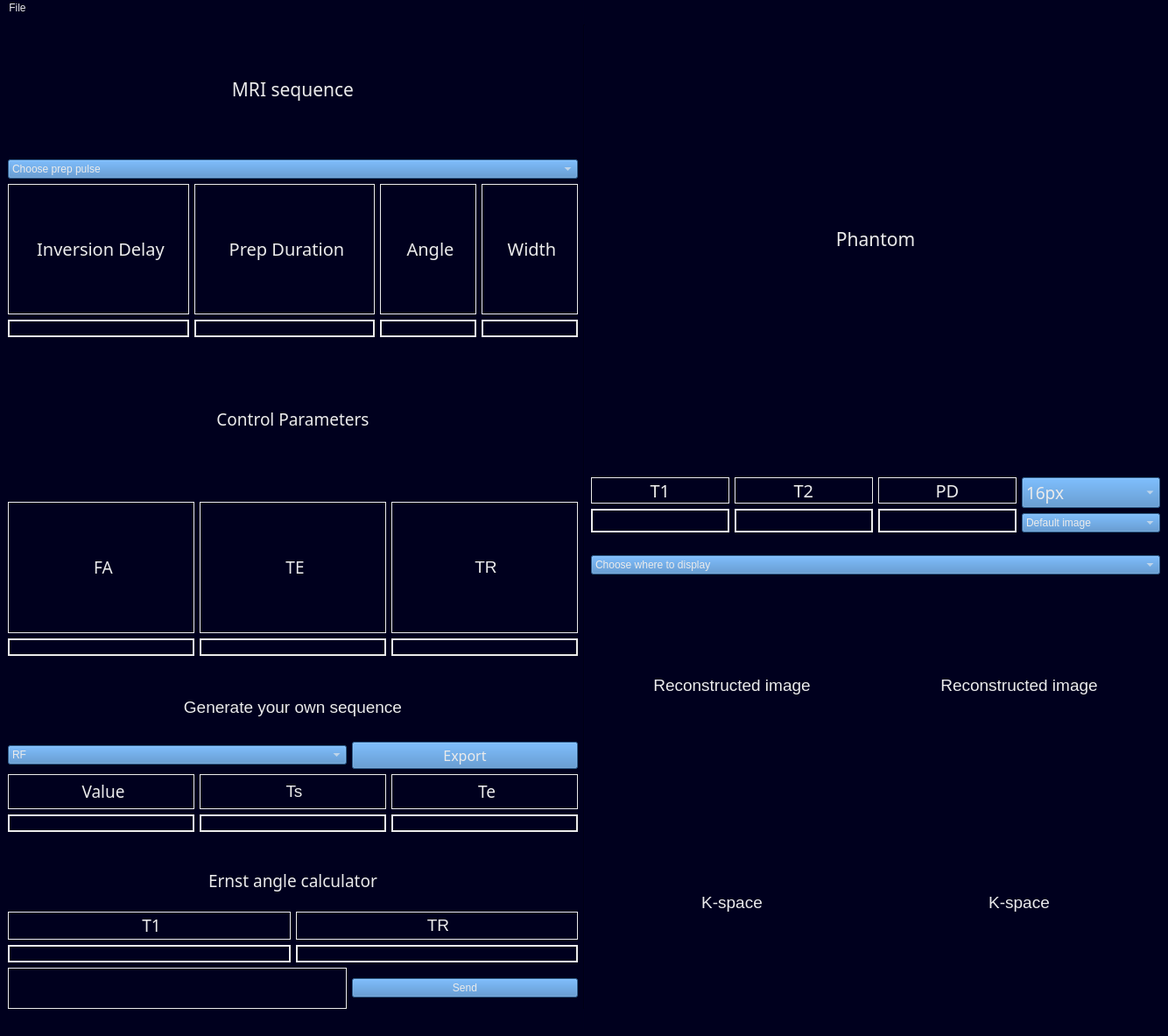
<?xml version="1.0" encoding="UTF-8"?>
<ui version="4.0">
 <class>MainWindow</class>
 <widget class="QMainWindow" name="MainWindow">
  <property name="geometry">
   <rect>
    <x>0</x>
    <y>0</y>
    <width>1334</width>
    <height>1183</height>
   </rect>
  </property>
  <property name="windowTitle">
   <string>MainWindow</string>
  </property>
  <property name="styleSheet">
   <string notr="true">color: rgb(235, 235, 235);
background: rgb(0, 0, 30);</string>
  </property>
  <widget class="QWidget" name="centralwidget">
   <layout class="QHBoxLayout" name="horizontalLayout_11">
    <item>
     <layout class="QVBoxLayout" name="verticalLayout_10">
      <item>
       <layout class="QVBoxLayout" name="verticalLayout_9">
        <item>
         <widget class="QLabel" name="label_4">
          <property name="font">
           <font>
            <family>Franklin Gothic Demi</family>
            <pointsize>16</pointsize>
            <weight>50</weight>
            <italic>false</italic>
            <bold>false</bold>
           </font>
          </property>
          <property name="styleSheet">
           <string notr="true">font: 16pt &quot;Franklin Gothic Demi&quot;;
color: rgb(235, 235, 235);</string>
          </property>
          <property name="text">
           <string>&lt;html&gt;&lt;head/&gt;&lt;body&gt;&lt;p align=&quot;center&quot;&gt;MRI sequence&lt;/p&gt;&lt;/body&gt;&lt;/html&gt;</string>
          </property>
         </widget>
        </item>
        <item>
         <layout class="QVBoxLayout" name="verticalLayout_25"/>
        </item>
        <item>
         <widget class="QComboBox" name="Prep_pulse_comboBox">
          <property name="styleSheet">
           <string notr="true">color: rgb(235, 235, 235);
font: 14pt &quot;Franklin Gothic Demi&quot;;
background: rgb(65, 130, 195);</string>
          </property>
          <item>
           <property name="text">
            <string>Choose prep pulse</string>
           </property>
          </item>
          <item>
           <property name="text">
            <string>T1 prep </string>
           </property>
          </item>
          <item>
           <property name="text">
            <string>T2 prep</string>
           </property>
          </item>
          <item>
           <property name="text">
            <string>third prep</string>
           </property>
          </item>
         </widget>
        </item>
       </layout>
      </item>
      <item>
       <layout class="QHBoxLayout" name="Control_Prep_Pulse_Layout">
        <item>
         <layout class="QVBoxLayout" name="Inv_Delay_Layout">
          <item>
           <widget class="QLabel" name="label_24">
            <property name="font">
             <font>
              <family>Franklin Gothic Demi</family>
              <pointsize>15</pointsize>
              <weight>50</weight>
              <italic>false</italic>
              <bold>false</bold>
             </font>
            </property>
            <property name="styleSheet">
             <string notr="true">font: 15pt &quot;Franklin Gothic Demi&quot;;</string>
            </property>
            <property name="frameShape">
             <enum>QFrame::Box</enum>
            </property>
            <property name="text">
             <string>&lt;html&gt;&lt;head/&gt;&lt;body&gt;&lt;p align=&quot;center&quot;&gt;Inversion Delay&lt;/p&gt;&lt;/body&gt;&lt;/html&gt;</string>
            </property>
           </widget>
          </item>
          <item>
           <widget class="QLineEdit" name="Inv_Delay_Line_Edit">
            <property name="styleSheet">
             <string notr="true">color: rgb(235, 235, 235);
background-color: rgb(0, 0, 30);
font: 12pt &quot;Franklin Gothic Demi&quot;;
border: 2px solid;
border-color: rgb(235, 235, 235);
</string>
            </property>
           </widget>
          </item>
         </layout>
        </item>
        <item>
         <layout class="QVBoxLayout" name="T2Prep_Layout">
          <item>
           <widget class="QLabel" name="label_25">
            <property name="font">
             <font>
              <family>Franklin Gothic Demi</family>
              <pointsize>15</pointsize>
              <weight>50</weight>
              <italic>false</italic>
              <bold>false</bold>
             </font>
            </property>
            <property name="styleSheet">
             <string notr="true">font: 15pt &quot;Franklin Gothic Demi&quot;;</string>
            </property>
            <property name="frameShape">
             <enum>QFrame::Box</enum>
            </property>
            <property name="text">
             <string>&lt;html&gt;&lt;head/&gt;&lt;body&gt;&lt;p align=&quot;center&quot;&gt;Prep Duration&lt;/p&gt;&lt;/body&gt;&lt;/html&gt;</string>
            </property>
           </widget>
          </item>
          <item>
           <widget class="QLineEdit" name="Prep_Duration_Line_Edit">
            <property name="styleSheet">
             <string notr="true">color: rgb(235, 235, 235);
background-color: rgb(0, 0, 30);
font: 12pt &quot;Franklin Gothic Demi&quot;;
border: 2px solid;
border-color: rgb(235, 235, 235);
</string>
            </property>
           </widget>
          </item>
         </layout>
        </item>
        <item>
         <layout class="QVBoxLayout" name="Tagging_layout">
          <item>
           <layout class="QHBoxLayout" name="horizontalLayout">
            <item>
             <widget class="QLabel" name="label_26">
              <property name="font">
               <font>
                <family>Franklin Gothic Demi</family>
                <pointsize>15</pointsize>
                <weight>50</weight>
                <italic>false</italic>
                <bold>false</bold>
               </font>
              </property>
              <property name="styleSheet">
               <string notr="true">font: 15pt &quot;Franklin Gothic Demi&quot;;</string>
              </property>
              <property name="frameShape">
               <enum>QFrame::Box</enum>
              </property>
              <property name="text">
               <string>&lt;html&gt;&lt;head/&gt;&lt;body&gt;&lt;p align=&quot;center&quot;&gt;Angle&lt;/p&gt;&lt;/body&gt;&lt;/html&gt;</string>
              </property>
             </widget>
            </item>
            <item>
             <widget class="QLabel" name="label_27">
              <property name="font">
               <font>
                <family>Franklin Gothic Demi</family>
                <pointsize>15</pointsize>
                <weight>50</weight>
                <italic>false</italic>
                <bold>false</bold>
               </font>
              </property>
              <property name="styleSheet">
               <string notr="true">font: 15pt &quot;Franklin Gothic Demi&quot;;</string>
              </property>
              <property name="frameShape">
               <enum>QFrame::Box</enum>
              </property>
              <property name="text">
               <string>&lt;html&gt;&lt;head/&gt;&lt;body&gt;&lt;p align=&quot;center&quot;&gt;Width&lt;/p&gt;&lt;/body&gt;&lt;/html&gt;</string>
              </property>
             </widget>
            </item>
           </layout>
          </item>
          <item>
           <layout class="QHBoxLayout" name="horizontalLayout_9">
            <item>
             <widget class="QLineEdit" name="Tag_Angle_Line_Edit">
              <property name="styleSheet">
               <string notr="true">color: rgb(235, 235, 235);
background-color: rgb(0, 0, 30);
font: 12pt &quot;Franklin Gothic Demi&quot;;
border: 2px solid;
border-color: rgb(235, 235, 235);
</string>
              </property>
             </widget>
            </item>
            <item>
             <widget class="QLineEdit" name="Tag_Width_Line_Edit">
              <property name="styleSheet">
               <string notr="true">color: rgb(235, 235, 235);
background-color: rgb(0, 0, 30);
font: 12pt &quot;Franklin Gothic Demi&quot;;
border: 2px solid;
border-color: rgb(235, 235, 235);
</string>
              </property>
             </widget>
            </item>
           </layout>
          </item>
         </layout>
        </item>
       </layout>
      </item>
      <item>
       <widget class="QLabel" name="label_15">
        <property name="font">
         <font>
          <family>Franklin Gothic Demi</family>
          <pointsize>16</pointsize>
          <weight>50</weight>
          <italic>false</italic>
          <bold>false</bold>
         </font>
        </property>
        <property name="styleSheet">
         <string notr="true">font: 16pt &quot;Franklin Gothic Demi&quot;;
color: rgb(235, 235, 235);</string>
        </property>
        <property name="frameShape">
         <enum>QFrame::NoFrame</enum>
        </property>
        <property name="text">
         <string>&lt;html&gt;&lt;head/&gt;&lt;body&gt;&lt;p align=&quot;center&quot;&gt;&lt;span style=&quot; font-size:14pt;&quot;&gt;Control Parameters&lt;/span&gt;&lt;/p&gt;&lt;/body&gt;&lt;/html&gt;</string>
        </property>
       </widget>
      </item>
      <item>
       <layout class="QHBoxLayout" name="horizontalLayout_10">
        <item>
         <layout class="QVBoxLayout" name="verticalLayout">
          <item>
           <widget class="QLabel" name="label_16">
            <property name="font">
             <font>
              <family>Franklin Gothic Demi</family>
              <pointsize>15</pointsize>
              <weight>50</weight>
              <italic>false</italic>
              <bold>false</bold>
             </font>
            </property>
            <property name="styleSheet">
             <string notr="true">font: 15pt &quot;Franklin Gothic Demi&quot;;</string>
            </property>
            <property name="frameShape">
             <enum>QFrame::Box</enum>
            </property>
            <property name="text">
             <string>&lt;html&gt;&lt;head/&gt;&lt;body&gt;&lt;p align=&quot;center&quot;&gt;&lt;span style=&quot; font-size:14pt;&quot;&gt;FA&lt;/span&gt;&lt;/p&gt;&lt;/body&gt;&lt;/html&gt;</string>
            </property>
           </widget>
          </item>
          <item>
           <widget class="QLineEdit" name="FA_Line_Edit">
            <property name="styleSheet">
             <string notr="true">color: rgb(235, 235, 235);
background-color: rgb(0, 0, 30);
font: 12pt &quot;Franklin Gothic Demi&quot;;
border: 2px solid;
border-color: rgb(235, 235, 235);
</string>
            </property>
           </widget>
          </item>
         </layout>
        </item>
        <item>
         <layout class="QVBoxLayout" name="verticalLayout_2">
          <item>
           <widget class="QLabel" name="label_17">
            <property name="font">
             <font>
              <family>Franklin Gothic Demi</family>
              <pointsize>15</pointsize>
              <weight>50</weight>
              <italic>false</italic>
              <bold>false</bold>
             </font>
            </property>
            <property name="styleSheet">
             <string notr="true">font: 15pt &quot;Franklin Gothic Demi&quot;;</string>
            </property>
            <property name="frameShape">
             <enum>QFrame::Box</enum>
            </property>
            <property name="text">
             <string>&lt;html&gt;&lt;head/&gt;&lt;body&gt;&lt;p align=&quot;center&quot;&gt;&lt;span style=&quot; font-size:14pt;&quot;&gt;TE&lt;/span&gt;&lt;/p&gt;&lt;/body&gt;&lt;/html&gt;</string>
            </property>
           </widget>
          </item>
          <item>
           <widget class="QLineEdit" name="TEcho_Line_Edit">
            <property name="styleSheet">
             <string notr="true">color: rgb(235, 235, 235);
background-color: rgb(0, 0, 30);
font: 12pt &quot;Franklin Gothic Demi&quot;;
border: 2px solid;
border-color: rgb(235, 235, 235);
</string>
            </property>
           </widget>
          </item>
         </layout>
        </item>
        <item>
         <layout class="QVBoxLayout" name="verticalLayout_3">
          <item>
           <widget class="QLabel" name="label_18">
            <property name="styleSheet">
             <string notr="true">font: 15pt &quot;Franklin Gothic Demi&quot;;</string>
            </property>
            <property name="frameShape">
             <enum>QFrame::Box</enum>
            </property>
            <property name="text">
             <string>&lt;html&gt;&lt;head/&gt;&lt;body&gt;&lt;p align=&quot;center&quot;&gt;&lt;span style=&quot; font-size:14pt;&quot;&gt;TR&lt;/span&gt;&lt;/p&gt;&lt;/body&gt;&lt;/html&gt;</string>
            </property>
           </widget>
          </item>
          <item>
           <widget class="QLineEdit" name="TR_Line_Edit">
            <property name="styleSheet">
             <string notr="true">color: rgb(235, 235, 235);
background-color: rgb(0, 0, 30);
font: 12pt &quot;Franklin Gothic Demi&quot;;
border: 2px solid;
border-color: rgb(235, 235, 235);
</string>
            </property>
            <property name="text">
             <string/>
            </property>
           </widget>
          </item>
         </layout>
        </item>
       </layout>
      </item>
      <item>
       <spacer name="horizontalSpacer_3">
        <property name="orientation">
         <enum>Qt::Horizontal</enum>
        </property>
        <property name="sizeHint" stdset="0">
         <size>
          <width>40</width>
          <height>20</height>
         </size>
        </property>
       </spacer>
      </item>
      <item>
       <layout class="QVBoxLayout" name="verticalLayout_11">
        <item>
         <widget class="QLabel" name="label_14">
          <property name="styleSheet">
           <string notr="true">font: 22pt &quot;Franklin Gothic Demi&quot;;
color: rgb(235, 235, 235);</string>
          </property>
          <property name="frameShape">
           <enum>QFrame::NoFrame</enum>
          </property>
          <property name="text">
           <string>&lt;html&gt;&lt;head/&gt;&lt;body&gt;&lt;p align=&quot;center&quot;&gt;&lt;span style=&quot; font-size:14pt;&quot;&gt;Generate your own sequence&lt;/span&gt;&lt;/p&gt;&lt;/body&gt;&lt;/html&gt;</string>
          </property>
         </widget>
        </item>
        <item>
         <layout class="QHBoxLayout" name="horizontalLayout_2" stretch="60,40">
          <item>
           <widget class="QComboBox" name="Sequence_Combobox">
            <property name="whatsThis">
             <string>&lt;html&gt;&lt;head/&gt;&lt;body&gt;&lt;p align=&quot;center&quot;&gt;&lt;br/&gt;&lt;/p&gt;&lt;/body&gt;&lt;/html&gt;</string>
            </property>
            <property name="styleSheet">
             <string notr="true">font: 14pt &quot;Franklin Gothic Demi&quot;;
color: rgb(235, 235, 235);
background: rgb(65, 130, 195);</string>
            </property>
            <item>
             <property name="text">
              <string>RF</string>
             </property>
            </item>
            <item>
             <property name="text">
              <string>Gz</string>
             </property>
            </item>
            <item>
             <property name="text">
              <string>Gy</string>
             </property>
            </item>
            <item>
             <property name="text">
              <string>Gx</string>
             </property>
            </item>
            <item>
             <property name="text">
              <string>Readout</string>
             </property>
            </item>
           </widget>
          </item>
          <item>
           <widget class="QPushButton" name="Export_Button">
            <property name="font">
             <font>
              <family>Franklin Gothic Demi</family>
              <pointsize>12</pointsize>
             </font>
            </property>
            <property name="styleSheet">
             <string notr="true">color: rgb(235, 235, 235);
background : rgb(65, 130, 195);</string>
            </property>
            <property name="text">
             <string>Export</string>
            </property>
           </widget>
          </item>
         </layout>
        </item>
        <item>
         <layout class="QHBoxLayout" name="horizontalLayout_3">
          <item>
           <layout class="QVBoxLayout" name="verticalLayout_4">
            <item>
             <widget class="QLabel" name="label_5">
              <property name="font">
               <font>
                <family>Franklin Gothic Demi</family>
                <pointsize>15</pointsize>
                <weight>50</weight>
                <italic>false</italic>
                <bold>false</bold>
               </font>
              </property>
              <property name="styleSheet">
               <string notr="true">font: 15pt &quot;Franklin Gothic Demi&quot;;</string>
              </property>
              <property name="frameShape">
               <enum>QFrame::Box</enum>
              </property>
              <property name="text">
               <string>&lt;html&gt;&lt;head/&gt;&lt;body&gt;&lt;p align=&quot;center&quot;&gt;&lt;span style=&quot; font-size:14pt;&quot;&gt;Value&lt;/span&gt;&lt;/p&gt;&lt;/body&gt;&lt;/html&gt;</string>
              </property>
             </widget>
            </item>
            <item>
             <widget class="QLineEdit" name="Value_Line_Edit">
              <property name="styleSheet">
               <string notr="true">color: rgb(235, 235, 235);
background-color: rgb(0, 0, 30);
font: 12pt &quot;Franklin Gothic Demi&quot;;
border: 2px solid;
border-color: rgb(235, 235, 235);</string>
              </property>
              <property name="text">
               <string/>
              </property>
             </widget>
            </item>
           </layout>
          </item>
          <item>
           <layout class="QVBoxLayout" name="verticalLayout_5">
            <item>
             <widget class="QLabel" name="label_10">
              <property name="styleSheet">
               <string notr="true">font: 15pt &quot;Franklin Gothic Demi&quot;;</string>
              </property>
              <property name="frameShape">
               <enum>QFrame::Box</enum>
              </property>
              <property name="text">
               <string>&lt;html&gt;&lt;head/&gt;&lt;body&gt;&lt;p align=&quot;center&quot;&gt;&lt;span style=&quot; font-size:14pt;&quot;&gt;Ts&lt;/span&gt;&lt;/p&gt;&lt;/body&gt;&lt;/html&gt;</string>
              </property>
             </widget>
            </item>
            <item>
             <widget class="QLineEdit" name="Ts_Line_Edit">
              <property name="styleSheet">
               <string notr="true">color: rgb(235, 235, 235);
background-color: rgb(0, 0, 30);
font: 12pt &quot;Franklin Gothic Demi&quot;;
border: 2px solid;
border-color: rgb(235, 235, 235);</string>
              </property>
             </widget>
            </item>
           </layout>
          </item>
          <item>
           <layout class="QVBoxLayout" name="verticalLayout_6">
            <item>
             <widget class="QLabel" name="label_11">
              <property name="font">
               <font>
                <family>Franklin Gothic Demi</family>
                <pointsize>15</pointsize>
                <weight>50</weight>
                <italic>false</italic>
                <bold>false</bold>
               </font>
              </property>
              <property name="styleSheet">
               <string notr="true">font: 15pt &quot;Franklin Gothic Demi&quot;;</string>
              </property>
              <property name="frameShape">
               <enum>QFrame::Box</enum>
              </property>
              <property name="text">
               <string>&lt;html&gt;&lt;head/&gt;&lt;body&gt;&lt;p align=&quot;center&quot;&gt;&lt;span style=&quot; font-size:14pt;&quot;&gt;Te&lt;/span&gt;&lt;/p&gt;&lt;/body&gt;&lt;/html&gt;</string>
              </property>
             </widget>
            </item>
            <item>
             <widget class="QLineEdit" name="Te_Line_Edit">
              <property name="styleSheet">
               <string notr="true">color: rgb(235, 235, 235);
background-color: rgb(0, 0, 30);
font: 12pt &quot;Franklin Gothic Demi&quot;;
border: 2px solid;
border-color: rgb(235, 235, 235);</string>
              </property>
             </widget>
            </item>
           </layout>
          </item>
         </layout>
        </item>
       </layout>
      </item>
      <item>
       <spacer name="horizontalSpacer_4">
        <property name="orientation">
         <enum>Qt::Horizontal</enum>
        </property>
        <property name="sizeHint" stdset="0">
         <size>
          <width>40</width>
          <height>20</height>
         </size>
        </property>
       </spacer>
      </item>
      <item>
       <layout class="QVBoxLayout" name="verticalLayout_12">
        <item>
         <widget class="QLabel" name="label_7">
          <property name="font">
           <font>
            <family>Franklin Gothic Demi</family>
            <pointsize>16</pointsize>
            <weight>50</weight>
            <italic>false</italic>
            <bold>false</bold>
           </font>
          </property>
          <property name="styleSheet">
           <string notr="true">font: 16pt &quot;Franklin Gothic Demi&quot;;
color: rgb(235, 235, 235);</string>
          </property>
          <property name="text">
           <string>&lt;html&gt;&lt;head/&gt;&lt;body&gt;&lt;p align=&quot;center&quot;&gt;&lt;span style=&quot; font-size:14pt;&quot;&gt;Ernst angle calculator&lt;/span&gt;&lt;/p&gt;&lt;/body&gt;&lt;/html&gt;</string>
          </property>
         </widget>
        </item>
        <item>
         <layout class="QHBoxLayout" name="horizontalLayout_4">
          <item>
           <layout class="QVBoxLayout" name="verticalLayout_7">
            <item>
             <widget class="QLabel" name="label_21">
              <property name="font">
               <font>
                <family>Franklin Gothic Demi</family>
                <pointsize>15</pointsize>
                <weight>50</weight>
                <italic>false</italic>
                <bold>false</bold>
               </font>
              </property>
              <property name="styleSheet">
               <string notr="true">font: 15pt &quot;Franklin Gothic Demi&quot;;</string>
              </property>
              <property name="frameShape">
               <enum>QFrame::Box</enum>
              </property>
              <property name="text">
               <string>&lt;html&gt;&lt;head/&gt;&lt;body&gt;&lt;p align=&quot;center&quot;&gt;&lt;span style=&quot; font-size:14pt;&quot;&gt;T1&lt;/span&gt;&lt;/p&gt;&lt;/body&gt;&lt;/html&gt;</string>
              </property>
             </widget>
            </item>
            <item>
             <widget class="QLineEdit" name="T1_Line_Edit">
              <property name="styleSheet">
               <string notr="true">color: rgb(235, 235, 235);
background-color: rgb(0, 0, 30);
font: 12pt &quot;Franklin Gothic Demi&quot;;
border: 2px solid;
border-color: rgb(235, 235, 235);
</string>
              </property>
             </widget>
            </item>
           </layout>
          </item>
          <item>
           <layout class="QVBoxLayout" name="verticalLayout_8">
            <item>
             <widget class="QLabel" name="label_20">
              <property name="styleSheet">
               <string notr="true">font: 15pt &quot;Franklin Gothic Demi&quot;;</string>
              </property>
              <property name="frameShape">
               <enum>QFrame::Box</enum>
              </property>
              <property name="text">
               <string>&lt;html&gt;&lt;head/&gt;&lt;body&gt;&lt;p align=&quot;center&quot;&gt;&lt;span style=&quot; font-size:14pt;&quot;&gt;TR&lt;/span&gt;&lt;/p&gt;&lt;/body&gt;&lt;/html&gt;</string>
              </property>
             </widget>
            </item>
            <item>
             <widget class="QLineEdit" name="TR_Line_Edit_2">
              <property name="styleSheet">
               <string notr="true">color: rgb(235, 235, 235);
background-color: rgb(0, 0, 30);
font: 12pt &quot;Franklin Gothic Demi&quot;;
border: 2px solid;
border-color: rgb(235, 235, 235);
</string>
              </property>
              <property name="text">
               <string/>
              </property>
             </widget>
            </item>
           </layout>
          </item>
         </layout>
        </item>
        <item>
         <layout class="QHBoxLayout" name="horizontalLayout_5" stretch="60,40">
          <item>
           <widget class="QLabel" name="Ernst_Angle_label">
            <property name="font">
             <font>
              <family>Franklin Gothic Demi</family>
              <pointsize>12</pointsize>
              <weight>50</weight>
              <italic>false</italic>
              <bold>false</bold>
             </font>
            </property>
            <property name="styleSheet">
             <string notr="true">font: 12pt &quot;Franklin Gothic Demi&quot;;</string>
            </property>
            <property name="frameShape">
             <enum>QFrame::Box</enum>
            </property>
            <property name="text">
             <string>&lt;html&gt;&lt;head/&gt;&lt;body&gt;&lt;p&gt;&lt;br/&gt;&lt;/p&gt;&lt;/body&gt;&lt;/html&gt;</string>
            </property>
           </widget>
          </item>
          <item>
           <widget class="QPushButton" name="Send_Button">
            <property name="styleSheet">
             <string notr="true">font: 12pt &quot;Franklin Gothic Demi&quot;;
background: rgb(65, 130, 195);</string>
            </property>
            <property name="text">
             <string>Send</string>
            </property>
           </widget>
          </item>
         </layout>
        </item>
       </layout>
      </item>
     </layout>
    </item>
    <item>
     <widget class="Line" name="line_3">
      <property name="orientation">
       <enum>Qt::Vertical</enum>
      </property>
     </widget>
    </item>
    <item>
     <layout class="QVBoxLayout" name="verticalLayout_23" stretch="0,0,0,0,0,0,0">
      <item>
       <widget class="QLabel" name="label_6">
        <property name="font">
         <font>
          <family>Franklin Gothic Demi</family>
          <pointsize>16</pointsize>
          <weight>50</weight>
          <italic>false</italic>
          <bold>false</bold>
         </font>
        </property>
        <property name="styleSheet">
         <string notr="true">font: 16pt &quot;Franklin Gothic Demi&quot;;
color: rgb(235, 235, 235);</string>
        </property>
        <property name="text">
         <string>&lt;html&gt;&lt;head/&gt;&lt;body&gt;&lt;p align=&quot;center&quot;&gt;Phantom&lt;/p&gt;&lt;/body&gt;&lt;/html&gt;</string>
        </property>
       </widget>
      </item>
      <item>
       <layout class="QVBoxLayout" name="verticalLayout_26"/>
      </item>
      <item>
       <spacer name="horizontalSpacer_5">
        <property name="orientation">
         <enum>Qt::Horizontal</enum>
        </property>
        <property name="sizeHint" stdset="0">
         <size>
          <width>40</width>
          <height>20</height>
         </size>
        </property>
       </spacer>
      </item>
      <item>
       <layout class="QHBoxLayout" name="horizontalLayout_7">
        <item>
         <layout class="QVBoxLayout" name="verticalLayout_13">
          <item>
           <widget class="QLabel" name="label_2">
            <property name="font">
             <font>
              <family>Franklin Gothic Demi</family>
              <pointsize>15</pointsize>
              <weight>50</weight>
              <italic>false</italic>
              <bold>false</bold>
             </font>
            </property>
            <property name="styleSheet">
             <string notr="true">font: 15pt &quot;Franklin Gothic Demi&quot;;
color: rgb(235, 235, 235);</string>
            </property>
            <property name="frameShape">
             <enum>QFrame::Box</enum>
            </property>
            <property name="text">
             <string>&lt;html&gt;&lt;head/&gt;&lt;body&gt;&lt;p align=&quot;center&quot;&gt;T1 &lt;/p&gt;&lt;/body&gt;&lt;/html&gt;</string>
            </property>
           </widget>
          </item>
          <item>
           <widget class="QLabel" name="T1value_label">
            <property name="styleSheet">
             <string notr="true">font: 12pt &quot;Franklin Gothic Demi&quot;;
border: 2px solid;
border-color: rgb(235, 235, 235);</string>
            </property>
            <property name="text">
             <string/>
            </property>
           </widget>
          </item>
         </layout>
        </item>
        <item>
         <layout class="QVBoxLayout" name="verticalLayout_14">
          <item>
           <widget class="QLabel" name="label_3">
            <property name="font">
             <font>
              <family>Franklin Gothic Demi</family>
              <pointsize>15</pointsize>
              <weight>50</weight>
              <italic>false</italic>
              <bold>false</bold>
             </font>
            </property>
            <property name="styleSheet">
             <string notr="true">font: 15pt &quot;Franklin Gothic Demi&quot;;
color: rgb(235, 235, 235);</string>
            </property>
            <property name="frameShape">
             <enum>QFrame::Box</enum>
            </property>
            <property name="text">
             <string>&lt;html&gt;&lt;head/&gt;&lt;body&gt;&lt;p align=&quot;center&quot;&gt;T2 &lt;/p&gt;&lt;/body&gt;&lt;/html&gt;</string>
            </property>
           </widget>
          </item>
          <item>
           <widget class="QLabel" name="T2value_label">
            <property name="styleSheet">
             <string notr="true">font: 12pt &quot;Franklin Gothic Demi&quot;;
border: 2px solid;
border-color: rgb(235, 235, 235);</string>
            </property>
            <property name="text">
             <string/>
            </property>
           </widget>
          </item>
         </layout>
        </item>
        <item>
         <layout class="QVBoxLayout" name="verticalLayout_15">
          <item>
           <widget class="QLabel" name="label_8">
            <property name="font">
             <font>
              <family>Franklin Gothic Demi</family>
              <pointsize>15</pointsize>
              <weight>50</weight>
              <italic>false</italic>
              <bold>false</bold>
             </font>
            </property>
            <property name="styleSheet">
             <string notr="true">font: 15pt &quot;Franklin Gothic Demi&quot;;
color: rgb(235, 235, 235);</string>
            </property>
            <property name="frameShape">
             <enum>QFrame::Box</enum>
            </property>
            <property name="text">
             <string>&lt;html&gt;&lt;head/&gt;&lt;body&gt;&lt;p align=&quot;center&quot;&gt;PD &lt;/p&gt;&lt;/body&gt;&lt;/html&gt;</string>
            </property>
           </widget>
          </item>
          <item>
           <widget class="QLabel" name="PDvalue_label">
            <property name="styleSheet">
             <string notr="true">font: 12pt &quot;Franklin Gothic Demi&quot;;
border: 2px solid;
border-color: rgb(235, 235, 235);</string>
            </property>
            <property name="text">
             <string/>
            </property>
           </widget>
          </item>
         </layout>
        </item>
        <item>
         <layout class="QVBoxLayout" name="verticalLayout_16">
          <item>
           <widget class="QComboBox" name="phantomSize_comboBox">
            <property name="font">
             <font>
              <family>Franklin Gothic Demi</family>
              <pointsize>14</pointsize>
             </font>
            </property>
            <property name="whatsThis">
             <string>&lt;html&gt;&lt;head/&gt;&lt;body&gt;&lt;p align=&quot;center&quot;&gt;&lt;br/&gt;&lt;/p&gt;&lt;/body&gt;&lt;/html&gt;</string>
            </property>
            <property name="styleSheet">
             <string notr="true">background: rgb(65, 130, 195);</string>
            </property>
            <item>
             <property name="text">
              <string>16px</string>
             </property>
            </item>
            <item>
             <property name="text">
              <string>32px</string>
             </property>
            </item>
            <item>
             <property name="text">
              <string>64px</string>
             </property>
            </item>
           </widget>
          </item>
          <item>
           <widget class="QComboBox" name="imageTypeCombobox">
            <property name="styleSheet">
             <string notr="true">color: rgb(235, 235, 235);
font: 14pt &quot;Franklin Gothic Demi&quot;;
background: rgb(65, 130, 195);</string>
            </property>
            <item>
             <property name="text">
              <string>Default image</string>
             </property>
            </item>
            <item>
             <property name="text">
              <string>T1 image</string>
             </property>
            </item>
            <item>
             <property name="text">
              <string>T2 image</string>
             </property>
            </item>
            <item>
             <property name="text">
              <string>PD image</string>
             </property>
            </item>
           </widget>
          </item>
         </layout>
        </item>
       </layout>
      </item>
      <item>
       <spacer name="horizontalSpacer_6">
        <property name="orientation">
         <enum>Qt::Horizontal</enum>
        </property>
        <property name="sizeHint" stdset="0">
         <size>
          <width>40</width>
          <height>20</height>
         </size>
        </property>
       </spacer>
      </item>
      <item>
       <layout class="QHBoxLayout" name="horizontalLayout_6">
        <item>
         <widget class="QComboBox" name="Choose_display_Combobox">
          <property name="styleSheet">
           <string notr="true">color: rgb(235, 235, 235);
font: 14pt &quot;Franklin Gothic Demi&quot;;
background: rgb(65, 130, 195);</string>
          </property>
          <item>
           <property name="text">
            <string>Choose where to display </string>
           </property>
          </item>
          <item>
           <property name="text">
            <string>display 1</string>
           </property>
          </item>
          <item>
           <property name="text">
            <string>display 2</string>
           </property>
          </item>
         </widget>
        </item>
       </layout>
      </item>
      <item>
       <layout class="QHBoxLayout" name="horizontalLayout_8">
        <item>
         <layout class="QVBoxLayout" name="verticalLayout_21">
          <item>
           <layout class="QVBoxLayout" name="verticalLayout_17">
            <item>
             <widget class="QLabel" name="label_19">
              <property name="styleSheet">
               <string notr="true">font: 16pt &quot;Franklin Gothic Demi&quot;;
color: rgb(235, 235, 235);</string>
              </property>
              <property name="text">
               <string>&lt;html&gt;&lt;head/&gt;&lt;body&gt;&lt;p align=&quot;center&quot;&gt;&lt;span style=&quot; font-size:14pt;&quot;&gt;Reconstructed image&lt;/span&gt;&lt;/p&gt;&lt;/body&gt;&lt;/html&gt;</string>
              </property>
             </widget>
            </item>
           </layout>
          </item>
          <item>
           <layout class="QVBoxLayout" name="verticalLayout_18">
            <item>
             <widget class="QLabel" name="label_13">
              <property name="styleSheet">
               <string notr="true">font: 16pt &quot;Franklin Gothic Demi&quot;;
color: rgb(235, 235, 235);</string>
              </property>
              <property name="text">
               <string>&lt;html&gt;&lt;head/&gt;&lt;body&gt;&lt;p align=&quot;center&quot;&gt;&lt;span style=&quot; font-size:14pt;&quot;&gt;K-space&lt;/span&gt;&lt;/p&gt;&lt;/body&gt;&lt;/html&gt;</string>
              </property>
             </widget>
            </item>
           </layout>
          </item>
         </layout>
        </item>
        <item>
         <layout class="QVBoxLayout" name="verticalLayout_22">
          <item>
           <layout class="QVBoxLayout" name="verticalLayout_19">
            <item>
             <widget class="QLabel" name="label_22">
              <property name="styleSheet">
               <string notr="true">font: 16pt &quot;Franklin Gothic Demi&quot;;
color: rgb(235, 235, 235);</string>
              </property>
              <property name="text">
               <string>&lt;html&gt;&lt;head/&gt;&lt;body&gt;&lt;p align=&quot;center&quot;&gt;&lt;span style=&quot; font-size:14pt;&quot;&gt;Reconstructed image&lt;/span&gt;&lt;/p&gt;&lt;/body&gt;&lt;/html&gt;</string>
              </property>
             </widget>
            </item>
           </layout>
          </item>
          <item>
           <layout class="QVBoxLayout" name="verticalLayout_20">
            <item>
             <widget class="QLabel" name="label_23">
              <property name="styleSheet">
               <string notr="true">font: 16pt &quot;Franklin Gothic Demi&quot;;
color: rgb(235, 235, 235);</string>
              </property>
              <property name="text">
               <string>&lt;html&gt;&lt;head/&gt;&lt;body&gt;&lt;p align=&quot;center&quot;&gt;&lt;span style=&quot; font-size:14pt;&quot;&gt;K-space&lt;/span&gt;&lt;/p&gt;&lt;/body&gt;&lt;/html&gt;</string>
              </property>
             </widget>
            </item>
           </layout>
          </item>
         </layout>
        </item>
       </layout>
      </item>
     </layout>
    </item>
   </layout>
  </widget>
  <widget class="QMenuBar" name="menubar">
   <property name="geometry">
    <rect>
     <x>0</x>
     <y>0</y>
     <width>1334</width>
     <height>26</height>
    </rect>
   </property>
   <widget class="QMenu" name="menuFile">
    <property name="title">
     <string>File</string>
    </property>
    <addaction name="actionOpen"/>
   </widget>
   <addaction name="menuFile"/>
  </widget>
  <widget class="QStatusBar" name="statusbar"/>
  <action name="actionOpen">
   <property name="text">
    <string>Open</string>
   </property>
  </action>
 </widget>
 <resources/>
 <connections/>
</ui>
